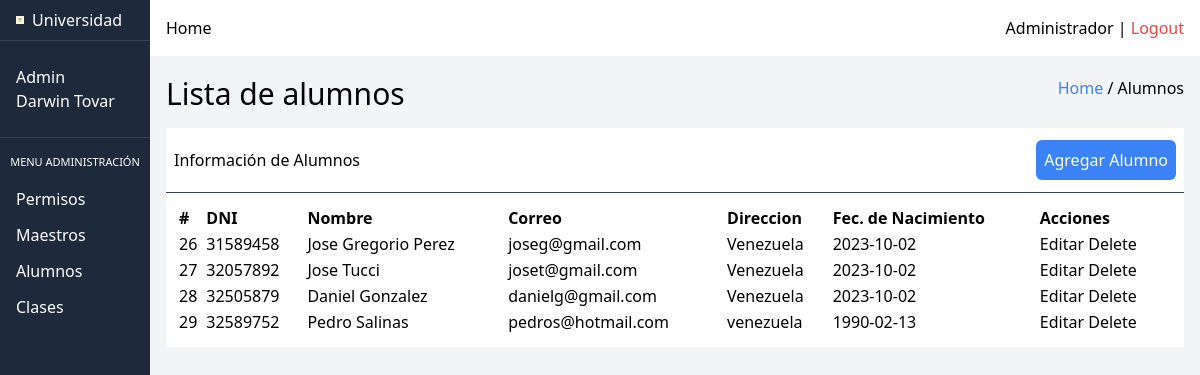
Page /index.php?action=user-table (signed in) on the committed database.
### tables this page shows
CREATE TABLE `student` (
  `id` int(11) NOT NULL,
  `dni` int(11) NOT NULL,
  `user_id` int(11) NOT NULL
);

CREATE TABLE `user` (
  `id` int(11) NOT NULL,
  `email` varchar(50) NOT NULL,
  `password` varchar(100) NOT NULL,
  `firstname` varchar(100) NOT NULL,
  `lastname` varchar(100) NOT NULL,
  `address` varchar(150) NOT NULL,
  `birthday` timestamp NOT NULL DEFAULT current_timestamp() ON UPDATE current_timestamp(),
  `role_id` int(11) NOT NULL
);

### src/DB.php (called while the page is built, shortened)
<?php
class DB
{
    private $pdo;
    public function __construct()
    {
        try {
            $host = $_ENV["DB_HOST"];
            $dbname = $_ENV["DB_DATABASE"];
            $port = $_ENV["DB_PORT"];
            $username = $_ENV["DB_USERNAME"];
            $password = $_ENV["DB_PASSWORD"];
            $attributes = [PDO::ATTR_ERRMODE => PDO::ERRMODE_EXCEPTION];
            $dsn = "mysql:host=$host;dbname=$dbname;port=$port";
            $this->pdo = new PDO($dsn, $username, $password, $attributes);
        } catch (PDOException $e) {
            echo "ERROR: " . $e->getMessage();
        }
    }
    public function connect()
    {
        return $this->pdo;
    }
}
?>

### src/models/Alumnos.php (called while the page is built, shortened)
<?php
require_once($_SERVER["DOCUMENT_ROOT"] . "/src/DB.php");
class Alumnos
{
    public function findAll()
    {
        $pdo = new DB();
        $query = "
        SELECT user.id, student.id as student_id, dni, email, concat(firstname, ' ', lastname) as name, address, DATE_FORMAT(birthday, '%Y-%m-%d') as birthday
        FROM  user
	    INNER JOIN student
    	ON user.id = student.user_id;
        ";
        $stmnt = $pdo->connect()->query($query);
        $data = [];
        while ($row = $stmnt->fetch(PDO::FETCH_ASSOC)) {
            array_push($data, $row);
        }
        return $data;
    }
}

### src/views/admin/table-student.php (the view, shortened to what this page needs)
<?php require $_SERVER['DOCUMENT_ROOT'] . '/src/templates/head.php'; ?>
</head>
<body>
    <div class="grid grid-cols-8 grid-flow-col">
        <?php require_once $_SERVER['DOCUMENT_ROOT'] . '/src/templates/aside-admin.php';  ?>
        <div class="col-star-2 col-span-9 bg-gray-100 w-full h-screen">
            <?php require_once $_SERVER['DOCUMENT_ROOT'] . '/src/templates/nav-admin.php';  ?>
            <main>
                <section class="p-4 ">
                    <div class="flex justify-between mb-4">
                        <h1 class="text-3xl">Lista de alumnos</h1>
                        <div>
                            <a class="text-blue-500" href="/index.php">Home</a> / Alumnos
                        </div>
                    </div>
                    <div class="bg-white  divide-y divide-slate-700">
                        <div class="flex justify-between items-center px-2 py-3">
                            <span>Información de Alumnos</span>
                            <a href="/index.php?action=create-student-view" class="bg-blue-500 text-white p-2 rounded-md cursor-pointer">Agregar Alumno</a>
                        </div>
                        <div class="p-3">
                            <table class="w-full ">
                                <thead>
                                    <tr>
                                        <td class="font-bold">#</td>
                                        <td class="font-bold">DNI</td>
                                        <td class="font-bold">Nombre</td>
                                        <td class="font-bold">Correo</td>
                                        <td class="font-bold">Direccion</td>
                                        <td class="font-bold">Fec. de Nacimiento</td>
                                        <td class="font-bold">Acciones</td>
                                    </tr>
                                </thead>
                                <tbody>
                                    <?php foreach ($students as $row) { ?>
                                        <tr>
                                            <td><?= $row["student_id"] ?></td>
                                            <td><?= $row["dni"] ?></td>
                                            <td><?= $row["name"] ?></td>
                                            <td><?= $row["email"] ?></td>
                                            <td><?= $row["address"] ?></td>
                                            <td><?= $row["birthday"] ?></td>
                                            <td>
                                                <a href="?action=edit-student-view&user_id=<?= $row["id"] ?>">Editar </a>
                                                <form action="/index.php" method="post" class="inline">
                                                    <button type="submit">Delete</button>
                                                </form>
                                            </td>
                                        </tr>
                                    <?php } ?>
                                </tbody>
                            </table>
                        </div>
                    </div>
                </section>
            </main>
        </div>
    </div>
</body>
</html>

### rows in the picture
student: id "26", dni "31589458", name "Jose Gregorio Perez", user.email "joseg@gmail.com", user.address "Venezuela", birthday "2023-10-02"
student: id "27", dni "32057892", name "Jose Tucci", user.email "joset@gmail.com", user.address "Venezuela", birthday "2023-10-02"
student: id "28", dni "32505879", name "Daniel Gonzalez", user.email "danielg@gmail.com", user.address "Venezuela", birthday "2023-10-02"
student: id "29", dni "32589752", name "Pedro Salinas", user.email "pedros@hotmail.com", user.address "venezuela", birthday "1990-02-13"

### other values in the picture
$_SESSION["userData"]["firstname"] "Darwin"
$_SESSION["userData"]["lastname"] "Tovar"
